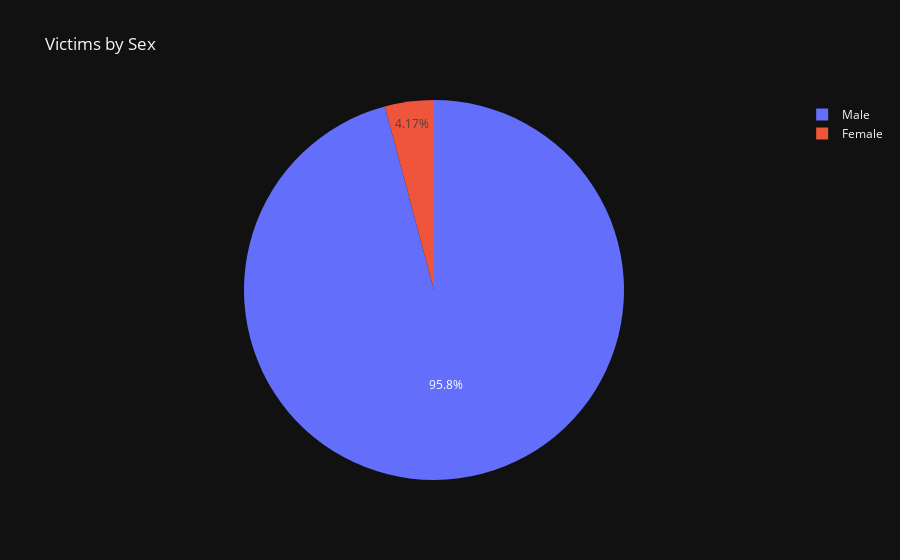

Source (notebook cell):
### Code cell
px.pie(
    values = victims_by_sex,
    names = victims_by_sex.index,
    title = 'Victims by Sex'
)

### Figure 1 — Plotly figure (JSON) as saved in the notebook; plotly's stock layout.template omitted (floating-point values rounded to 4 significant figures)
{"data": [{"domain": {"x": [0.0, 1.0], "y": [0.0, 1.0]}, "hovertemplate": "label=%{label}<br>value=%{value}<extra></extra>", "labels": ["Male", "Female"], "legendgroup": "", "name": "", "showlegend": true, "values": [2160, 94], "type": "pie"}], "layout": {"legend": {"tracegroupgap": 0}, "title": {"text": "Victims by Sex"}}}
